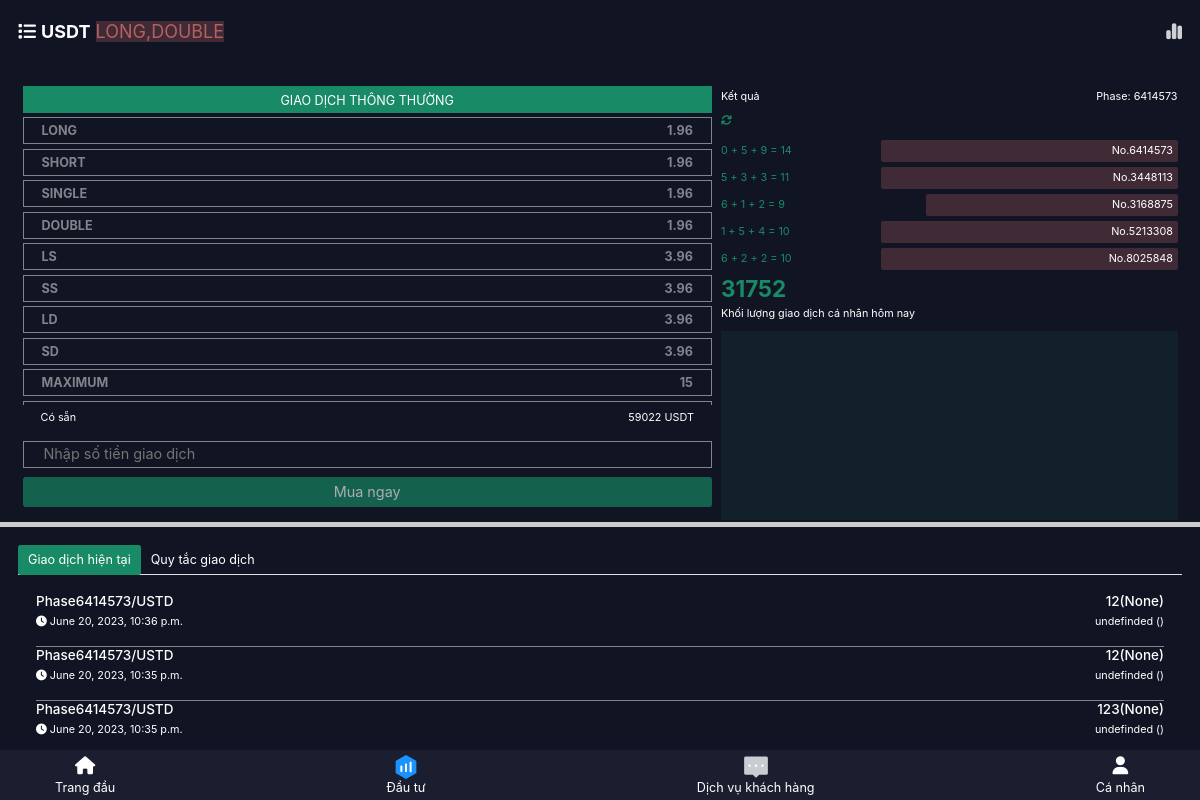
/invest/ (signed in), run on the app's committed database.
### ModuleApp/models.py (models this page shows, shortened)
class User(AbstractUser):
    id = models.UUIDField(primary_key=True, default=uuid.uuid4, editable=False)
    code = models.IntegerField(null=True)
    wallet = models.IntegerField(default=0)
    wallet_password = models.CharField(max_length=6, null=True, default=None)
    type_choice = ((0, 'Normal'), (1, 'Admin'), (2, 'Staff'), (3, 'Guest'))
    type = models.IntegerField(choices=type_choice, default=0)
    referrer = models.IntegerField(null=True)
    create_at = models.DateTimeField(auto_now_add=True)
    update_at = models.DateTimeField(auto_now=True)

class PhaseUSDT(models.Model):
    id = models.UUIDField(primary_key=True, default=uuid.uuid4, editable=False)
    create_at = models.DateTimeField(auto_now_add=True)
    phase_check=models.BooleanField(default=False)
    code = models.IntegerField()
    a = models.IntegerField(null=True)
    b = models.IntegerField(null=True)
    c = models.IntegerField(null=True)

class TradeUSDT(models.Model):
    id = models.UUIDField(primary_key=True, default=uuid.uuid4, editable=False)
    create_at = models.DateTimeField(auto_now_add=True)
    trade_value = models.IntegerField()
    trade_value_win = models.IntegerField(null=True)
    type_choice = (
        ('Long', 'Long'),
        ('Short', 'Short'),
        ('Single', 'Single'),
        ('Double', 'Double'),
        ('LS', 'LS'),
        ('SS', 'SS'),
        ('LD', 'LD'),
        ('SD', 'SD'),
        ('Maximum', 'Maximum'),
        ('Minimum', 'Minimum'),
    )
    trade_type = models.CharField(choices=type_choice, max_length=20)
    room_type = (
        (1, 'Normal'),
        (2, 'Vip'),
        (3, 'Superior'),
        (4, 'Super Vip')
    )
    room_type_trade = models.IntegerField(choices=room_type, default=1)
    result_choice = (
        (1, 'Undefined'),
        (2, 'Win'),
        (3, 'Lose'),
    )
    result = models.IntegerField(choices=result_choice, default=0)
    user = models.ForeignKey(
        User, on_delete=models.CASCADE, related_name='tradeUSDT'
    )
    phase = models.ForeignKey(
        PhaseUSDT, on_delete=models.CASCADE, related_name='tradeUSDT'
    )
    class Meta:
        ordering = ['create_at']

### ModuleApp/views.py (the view, shortened to what this page needs)
# urls.py: path('invest/', invest, name='invest'),
@login_required
def invest(request):
    channel_layer = get_channel_layer()
    user=User.objects.get(id=request.user.id)
    phase = PhaseUSDT.objects.latest('create_at')
    today = datetime.datetime.today()
    last_phases= PhaseUSDT.objects.all().order_by('-create_at')[1:6]
    try:
        trades=TradeUSDT.objects.filter(user=user).order_by('-create_at').filter(create_at__year=today.year).filter(create_at__month=today.month).filter(create_at__day=today.day)
    except:
        trades = None
    trade_all_value=0
    for trade in trades:
        trade_all_value+=trade.trade_value
    context = {
        "user": user,
        'phase': phase,
        "last_phases": last_phases,
        'trades': trades,
        'trade_all_value':trade_all_value
    }
    return render(request, 'TradeBTC/invest.html', context )

### templates/TradeBTC/invest.html (shortened to what this page needs)
{% load static %}
<!DOCTYPE html>
<html lang="en">
  <head>
    <link rel="stylesheet" href="https://maxcdn.bootstrapcdn.com/bootstrap/4.0.0/css/bootstrap.min.css"/>
    <link rel="stylesheet" href="{% static 'style/app.css'%}" />
    <link rel="stylesheet" href="{% static 'style/info.css'%}" />
    <link rel="stylesheet" href="{% static 'style/invest.css'%}" />
    <link rel="stylesheet" href="{% static 'style/addcss.css' %}" />
    <link
      rel="stylesheet"
      href="https://cdnjs.cloudflare.com/ajax/libs/font-awesome/6.4.0/css/all.min.css"
    />
    <link
      rel="stylesheet"
      href="https://cdn.jsdelivr.net/npm/bootstrap@4.3.1/dist/css/bootstrap.min.css"
    />
  </head>
  <body>
    <div id="info" class="info invest">
      <div class="header">
        <i class="fa-solid fa-list"></i> <strong>USDT</strong>
        <span class="red green show-modal-option">LONG,DOUBLE</span>
        <span class="chart">
          <i class="fa-solid fa-chart-simple"></i>
        </span>
      </div>
      <div class="content">
        <div class="first-box">
            <div id="part1" class="part1">
              <form method="post" id="task-form">
                <div class="item header-part1">Giao dịch thông thường</div>
                  <div class="list-item">
                    <div class="item" value="Long">
                      <div class="name">long</div>
                      <div class="price">1.96</div>
                    </div>
                    <div class="item" value="Short">
                      <div class="name">short</div>
                      <div class="price">1.96</div>
                    </div>
                    <div class="item" value="Single">
                      <div class="name">single</div>
                      <div class="price">1.96</div>
                    </div>
                    <div class="item" value="Double">
                      <div class="name">double</div>
                      <div class="price">1.96</div>
                    </div>
                    <div class="item" value="LS">
                      <div class="name">ls</div>
                      <div class="price">3.96</div>
                    </div>
                    <div class="item" value="SS">
                      <div class="name">ss</div>
                      <div class="price">3.96</div>
                    </div>
                    <div class="item" value="LD">
                      <div class="name">ld</div>
                      <div class="price">3.96</div>
                    </div>
                    <div class="item" value="SD">
                      <div class="name">sd</div>
                      <div class="price">3.96</div>
                    </div>
                    <div class="item" value="Maximum">
                      <div class="name">maximum</div>
                      <div class="price">15</div>
                    </div>
                    <div class="item" value="Minimum">
                      <div class="name">minimum</div>
                      <div class="price">15</div>
                    </div>
                  </div>
                  <div class="transaction">
                    <div class="available">
                      <p>Có sẵn</p>
                      <p id="my-money">{{user.wallet}} USDT</p>
                    </div>
                      <div class="input-number">
                        <input class="input-search" name="value" id="value" type="number" placeholder="Nhập số tiền giao dịch" />
                      </div>
                      <button type="submit" id="submit-btn"  class="btn btn-success">Mua ngay</button>
                  </div>
                </div>
            </div>
          <div id="part2" class="part2">
            <div class="item header-part2">
              <span>Kết quả</span>
              <span id="phase" style="float: right" hour="{{phase.create_at.hour}}" minute="{{phase.create_at.minute}}" second="{{phase.create_at.second}}" a = {{phase.a}} b={{phase.b}} c={{phase.c}} code={{phase.code}}>Phase: {{phase.code}} </span>
            </div>
            <div class="list-item">
              <div class="item first-item">
                <i class="fa-solid fa-pause" ></i>
              </div>
              {% for i in last_phases %}
              <div class="item item-row">
                <div class="left">
                  <span class="red green"
                    >{{i.a}} + {{i.b}} + {{i.c}} = <span class="total">{{ i.a|add:i.b|add:i.c }}</span></span
                  >
                </div>
                <div class="right length-row red" value="{{i.a|add:i.b|add:i.c}}">No.{{i.code}}</div>
              </div>
              {% endfor %}
            </div>
            <div class="end-part2">
              <h1 class="total-today" id="total-today">{{trade_all_value}}</h1>
              <p>Khối lượng giao dịch cá nhân hôm nay</p>
              <div class="box">
              </div>
            </div>
          </div>
        </div>
      <div class="content2">
        <ul class="nav nav-tabs" id="myTab" role="tablist">
          <li class="nav-item">
            <a
              class="nav-link active btn"
              id="home-tab"
              data-toggle="tab"
              href="#home"
              role="tab"
              aria-controls="home"
              aria-selected="true"
              >Giao dịch hiện tại</a
            >
          </li>
          <li class="nav-item">
            <a
              class="nav-link btn"
              id="profile-tab"
              data-toggle="tab"
              href="#profile"
              role="tab"
              aria-controls="profile"
              aria-selected="false"
              >Quy tắc giao dịch</a
            >
          </li>
        </ul>
        <div class="tab-content" id="myTabContent">
          <div
            class="tab-pane fade show active"
            id="home"
            role="tabpanel"
            aria-labelledby="home-tab">
            <div id="list-item-phases" class="list-item">
              {% for i in trades %}
                {% if i.phase.phase_check == False %}
                  <div class="item">
                    <span style="float: left">
                      <h4>Phase{{i.phase.code}}/USTD</h4>
                      <p><i class="fa-solid fa-clock"></i> {{i.create_at}}</p>
                    </span>
                    <span style="float: right;text-align: right;" class="undefinded" value="{{i.id}}">
                      <h4>{{i.trade_value}}({{i.trade_value_win}})</h4>
                      <p class="total green">undefinded ({{i.trade_type}})</p>
                    </span>
                  </div>
                {% else %}
                  <div class="item">
                    <span style="float: left">
                      <h4>Phase{{i.phase.code}}/USTD</h4>
                    </span>
                    <span style="float: right;text-align: right;">
                      <h4>{{i.trade_value}}
                        </h4>
                    </span>
                  </div>
                {% endif %}
              {% endfor %}
            </div>
          </div>
        </div>
      </div>
      <div class="footer-info">
        <div class="item">
          <div class="icon"><i class="fa-solid fa-house"></i></div>
          <div class="title">
            <a style="color:#fff;" href={% url 'app:home' %}>
            Trang đầu
          </div>
        </div>
        <div class="item active">
          <div class="icon have-active">
            <img src="{% static 'assets/tabbar_mony_y2.png'%}" width="24" alt="" />
          </div>
          <a style="color:#fff;">
          <div class="title">Đầu tư</div>
          </a>
        </div>
        <div class="item">
          <div class="icon no-active">
            <img src="{% static 'assets/tabbar_msg_n.png'%}" width="24" alt="" srcset="" />
          </div>
          <div class="title">
            <a style="color:#fff;" href={% url 'app:service' %}>
            Dịch vụ khách hàng
          </div>
        </div>
        <div class="item">
          <div class="icon"><i class="fa-solid fa-user"></i></div>
          <div class="title">
            <a style="color:#fff;" href={% url 'app:dashboard' %}>
            Cá nhân
          </div>
        </div>
      </div>
    </div>
  </body>
</html>

### static/style/app.css (style rules this page uses)
html, body, div, span, applet, object, iframe, h1, h2, h3, h4, h5, h6, p, blockquote, pre, a, abbr, acronym, address, big, cite, code, del, dfn, em, img, ins, kbd, q, s, samp, small, strike, strong, sub, sup, tt, var, b, u, i, center, dl, dt, dd, ol, ul, li, fieldset, form, label, legend, table, caption, tbody, tfoot, thead, tr, th, td, article, aside, canvas, details, embed, figure, figcaption, footer, header, hgroup, menu, nav, output, ruby, section, summary, time, mark, audio, video { margin: 0; padding: 0; border: 0; font-size: 100%; font: inherit; vertical-align: baseline; }
body { line-height: 1; color: #fff !important; }
ol, ul { list-style: none; }
html { font-size: 10px; color: #fff; }
@media only screen and (max-width: 1366px) { html { font-size: 9px; color: #fff; } }
.footer-info .item .title a { padding: 20px 10px; }

### static/style/info.css (style rules this page uses)
div#info { width: 100vw; height: 100vh; background-color: #111423; background-color: #111423; width: 100vw; height: 100vh; position: relative; overflow-y: hidden; }
div#info .footer-info { position: fixed; height: 50px; background: rgb(27, 30, 47); width: 100%; bottom: 0; display: flex; align-items: center; justify-content: space-between; padding: 0 5rem; }
div#info .footer-info .item { text-align: center; }
div#info .footer-info .item .icon { font-size: 2rem; }
div#info .footer-info .item .title { font-size: 1.4rem; }
div#info .footer-info .item.active { color: #1890ff; }
div#info .footer-info .have-active { display: none; }
div#info .footer-info .no-active { display: block; }
div#info .footer-info .active .have-active { display: block; }

### static/style/addcss.css (style rules this page uses)
.invest .content .part2 .box { padding: 1rem; max-height: 21rem; overflow: auto; }

### data on the page
User: wallet "59022"
PhaseUSDT: code "6414573"
PhaseUSDT: a "5", b "3", c "3", a|add "11", code "3448113"
PhaseUSDT: a "6", b "1", c "2", a|add "9", code "3168875"
PhaseUSDT: a "1", b "5", c "4", a|add "10", code "5213308"
PhaseUSDT: a "6", b "2", c "2", a|add "10", code "8025848"
TradeUSDT: phase.code "6414573", create_at "June 20, 2023, 10:36 p.m.", trade_value "12", trade_value_win "None"
TradeUSDT: phase.code "6414573", create_at "June 20, 2023, 10:35 p.m.", trade_value "12", trade_value_win "None"
TradeUSDT: phase.code "6414573", create_at "June 20, 2023, 10:35 p.m.", trade_value "123", trade_value_win "None"

### other printed values
{{ trade_all_value }} "31752"
